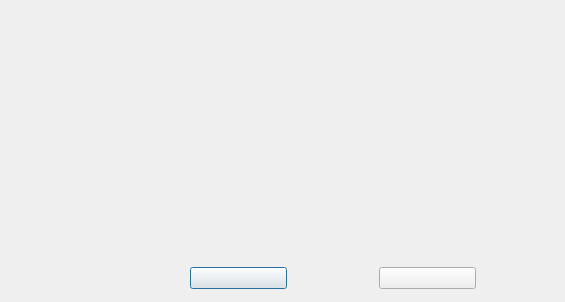
<?xml version="1.0" encoding="UTF-8"?>
<ui version="4.0">
  <class>TemplateSelectProfileForm</class>
  <widget class="QDialog" name="TemplateSelectProfileForm">
    <property name="geometry"><rect><x>0</x><y>0</y><width>560</width><height>302</height></rect></property>
    <property name="windowTitle"><string>Profil auswählen</string></property>
    <property name="vclBorderStyle" stdset="0"><string notr="true">bsDialog</string></property>
    <property name="vclPosition" stdset="0"><string notr="true">poOwnerFormCenter</string></property>
    <property name="vclDesignWidth" stdset="0"><number>560</number></property>
    <property name="vclDesignHeight" stdset="0"><number>302</number></property>
    <layout class="QGridLayout" name="TemplateSelectProfileForm_Layout" columnstretch="0,0,0,1">
      <property name="leftMargin"><number>0</number></property>
      <property name="topMargin"><number>0</number></property>
      <property name="rightMargin"><number>4</number></property>
      <property name="bottomMargin"><number>8</number></property>
      <property name="horizontalSpacing"><number>8</number></property>
      <property name="verticalSpacing"><number>4</number></property>
      <item row="0" column="0" colspan="3" alignment="Qt::AlignLeft">
        <widget class="TListView" name="ListView">
          <property name="viewStyle" stdset="0"><string notr="true">vsReport</string></property>
          <property name="readOnly" stdset="0"><bool>false</bool></property>
          <property name="vclSmallImages" stdset="0"><string notr="true">ListViewImageList</string></property>
          <property name="minimumSize"><size><width>561</width><height>263</height></size></property>
        </widget>
      </item>
      <item row="1" column="1" alignment="Qt::AlignLeft">
        <widget class="QPushButton" name="OKButton">
          <property name="text"><string /></property>
          <property name="autoDefault"><bool>false</bool></property>
          <property name="vclKind" stdset="0"><string notr="true">bkOK</string></property>
          <property name="default"><bool>true</bool></property>
          <property name="vclModalResult" stdset="0"><string notr="true">mrOk</string></property>
          <property name="vclOnClick" stdset="0"><string notr="true">OKButtonClick</string></property>
          <property name="minimumSize"><size><width>97</width><height>0</height></size></property>
        </widget>
      </item>
      <item row="1" column="2" alignment="Qt::AlignLeft">
        <widget class="QPushButton" name="CancelButton">
          <property name="text"><string /></property>
          <property name="autoDefault"><bool>false</bool></property>
          <property name="vclKind" stdset="0"><string notr="true">bkCancel</string></property>
          <property name="vclCancel" stdset="0"><bool>true</bool></property>
          <property name="vclModalResult" stdset="0"><string notr="true">mrCancel</string></property>
          <property name="minimumSize"><size><width>97</width><height>0</height></size></property>
        </widget>
      </item>
      <item row="0" column="3">
        <spacer name="TemplateSelectProfileForm_Layout_HFill">
          <property name="orientation"><enum>Qt::Horizontal</enum></property>
          <property name="sizeHint" stdset="0"><size><width>0</width><height>0</height></size></property>
        </spacer>
      </item>
      <item row="2" column="0">
        <spacer name="TemplateSelectProfileForm_VFill">
          <property name="orientation"><enum>Qt::Vertical</enum></property>
          <property name="sizeHint" stdset="0"><size><width>0</width><height>0</height></size></property>
        </spacer>
      </item>
    </layout>
  </widget>
  <customwidgets>
    <customwidget>
      <class>TListView</class>
      <extends>QWidget</extends>
      <header>ComCtrls.h</header>
    </customwidget>
  </customwidgets>
  <tabstops>
    <tabstop>ListView</tabstop>
    <tabstop>OKButton</tabstop>
    <tabstop>CancelButton</tabstop>
  </tabstops>
  <resources>
    <include location="../../resources/dfend.qrc" />
  </resources>
  <connections />
</ui>
